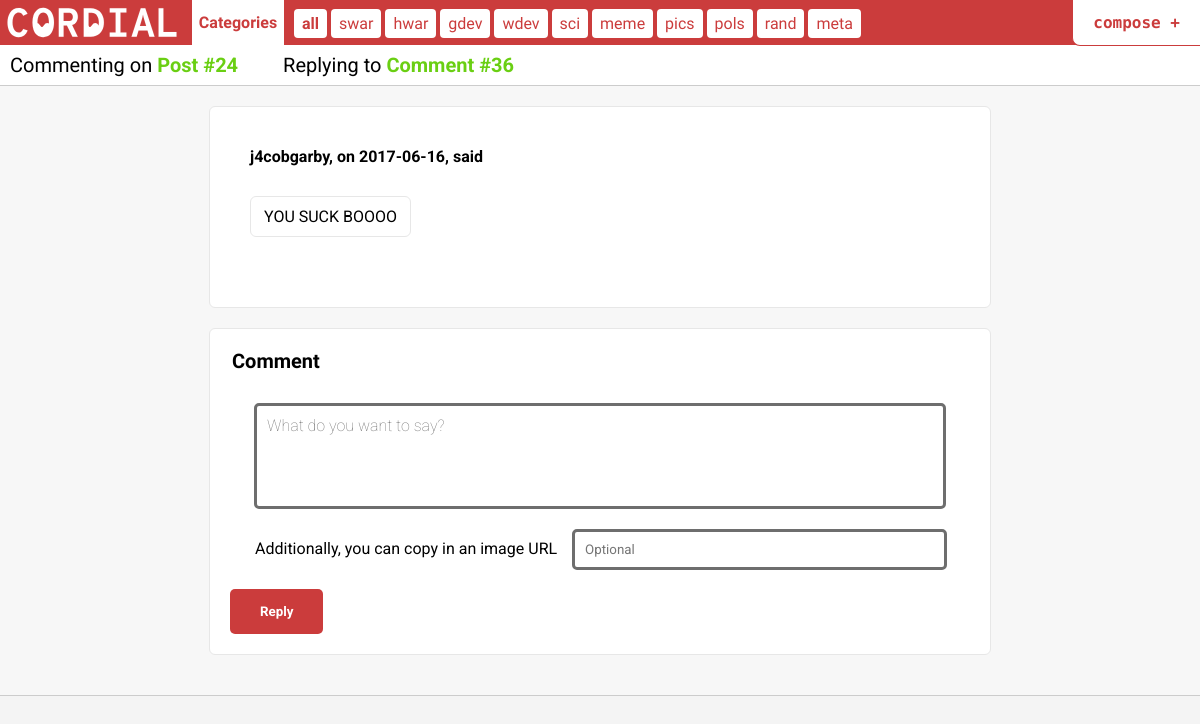
Screenshot of /Cordial/post/make_comment.php?post_id=24&replyto=36 (signed in) with the database file from the repository.
### tables this page shows
CREATE TABLE `comments` (
  `comment_id` int(11) NOT NULL,
  `date_posted` date NOT NULL,
  `content` text NOT NULL,
  `image_link` tinytext COMMENT 'NULL for no image, otherwise, a valid image URL must be specified',
  `in_reply_to` int(11) NOT NULL,
  `user_id` int(11) NOT NULL,
  `post_id` int(11) NOT NULL
);

CREATE TABLE `users` (
  `user_id` int(11) NOT NULL,
  `username` tinytext NOT NULL,
  `password` tinytext NOT NULL COMMENT 'SHA-256',
  `date_joined` date NOT NULL,
  `is_admin` tinyint(1) NOT NULL COMMENT '0 = false, nonzero = true',
  `bio` tinytext NOT NULL
);

### Cordial/post/make_comment.php (the view, shortened to what this page needs)
<?php require '../phpneed.php'; ?>
<!DOCTYPE html>
<html>
  <head>
    <link rel="stylesheet" href="../styles/homepage.css">
    <link rel="stylesheet" href="../styles/post.css">
    <link rel="stylesheet" href="../styles/comment.css">
  </head>
  <body>
    <?php require '../subheader.php'; ?>
    <div class="comment-form-wrapper">
      <span class="title">
        Commenting on <span class="accent">Post #<?php if (isset($_GET["post_id"])) {echo $_GET["post_id"];} ?></span>
        <?php
          if (isset($_GET["replyto"])) {
            if ($_GET["replyto"] != 0) {
              $connect = mysqli_connect($host_name, $user_name, $password, $database);
              $sql = 'SELECT * FROM `comments` NATURAL JOIN `users` WHERE comment_id = '.$_GET["replyto"];
              $result = mysqli_query($connect, $sql);
              while($row = mysqli_fetch_assoc($result)) {
                $date_posted = $row["date_posted"];
                $content    = $row["content"];
                $username   = $row["username"];
              }
              echo "<span class='replywho'>Replying to <span class='accent'>Comment #".$_GET["replyto"]."</span></span>";
            }
          }
        ?>
      </span>
      <?php
        if (isset($_GET["replyto"])) {
          if ($_GET["replyto"] != 0) {
            echo '
              <div class="info">
                <span class="top-info">'.$username.', on '.$date_posted.', said</span><br />
                <span class="comment-preview">'.$content.'</span>
              </div>
            ';
          }
        }
      ?>
      <form action="" method="get">
        <legend>
          Comment
        </legend>
        <textarea name="text" placeholder="What do you want to say?" required></textarea>
        <span class="label">Additionally, you can copy in an image URL</span><input type="text" name="image_link" placeholder="Optional" />
        ?>/><br />
        ?>/><br />
        <input class="hoverpointer" type="submit" value="Reply" />
      </form>
    </div>
  </body>
</html>

### Cordial/styles/homepage.css (style rules this page uses)
* { font-family: Roboto; }
html, body { margin: 0; padding: 0; background-color: #f4f4f4; }

### Cordial/styles/post.css (style rules this page uses)
.accent { color: #6acf13; font-weight: bold; }

### Cordial/styles/comment.css (style rules this page uses)
div.comment-form-wrapper { background-color: #f7f7f7; width: 100%; min-height: 150px; padding-bottom: 20px; border-bottom: 1px solid #ccc; }
div.comment-form-wrapper span.title { font-family: 'Roboto Condensed'; font-size: 20px; display: inline-block; width: 100%; background-color: white; height: 40px; line-height: 40px; padding: 0 10px; border-bottom: 1px solid #ccc; }
div.comment-form-wrapper span.replywho { margin-left: 40px; }
div.comment-form-wrapper div.info { width: 700px; height: 120px; background-color: white; margin: 20px auto; padding: 40px; border-radius: 6px; border: 1px solid #e7e7e7; }
div.comment-form-wrapper div.info span.top-info { font-weight: bold; }
div.comment-form-wrapper div.info span.comment-preview { display: inline-block; border: 1px solid #e7e7e7; border-radius: 6px; margin-top: 30px; padding: 10px 13px; }
div.comment-form-wrapper form { margin: 20px auto; width: 740px; background-color: white; padding: 20px; border-radius: 6px; border: 1px solid #e7e7e7; }
div.comment-form-wrapper form legend { font-family: 'Roboto Condensed'; font-weight: bold; font-size: 20px; margin-bottom: 30px; }
div.comment-form-wrapper form textarea { font-size: 12pt; font-weight: lighter; padding: 10px; margin: auto; display: block; resize: none; width: 90%; height: 80px; border: 3px solid #6e6e6e; border-radius: 5px; }
div.comment-form-wrapper form span.label { margin-left: 25px; }
div.comment-form-wrapper form input[type="text"] { margin-top: 20px; border: 3px solid #6e6e6e; padding: 10px; border-radius: 5px; margin-left: 15px; width: 349px; }
div.comment-form-wrapper form input[type="submit"] { padding: 15px 30px; border-style: none; color: white; background-color: #cb3c3c; border-radius: 5px; font-weight: bold; }

### rows the page displays
comments: user.username "j4cobgarby", date_posted "2017-06-16", content "YOU SUCK BOOOO"

### other values shown
$_GET["post_id"] "24"
$_GET["replyto"] "36"
